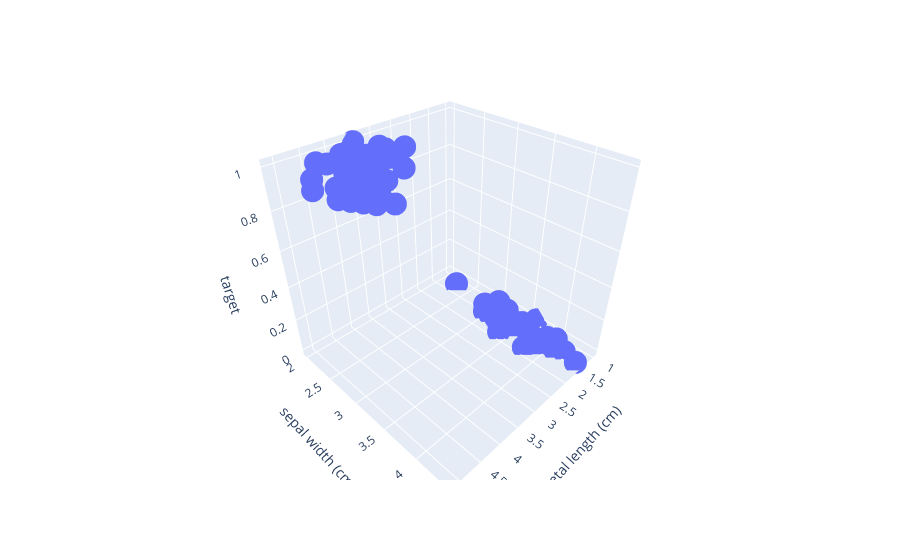

Notebook cell for this chart:
### Markdown cell above
# Examine the separation between classes using a scatter plot

- Sepal length along x-axis, sepal width along y-axis.

### Code cell
px.scatter_3d(df,x = df['petal length (cm)'] ,y = df['sepal width (cm)'],z=df['target'])

### Figure 1 — Plotly figure (JSON) as saved in the notebook; plotly's stock layout.template omitted (floating-point values rounded to 4 significant figures)
{"data": [{"hovertemplate": "petal length (cm)=%{x}<br>sepal width (cm)=%{y}<br>target=%{z}<extra></extra>", "legendgroup": "", "marker": {"color": "#636efa", "symbol": "circle"}, "mode": "markers", "name": "", "scene": "scene", "showlegend": false, "type": "scatter3d", "x": [1.4, 1.4, 1.3, 1.5, 1.4, 1.7, 1.4, 1.5, 1.4, 1.5, 1.5, 1.6, 1.4, 1.1, 1.2, 1.5, 1.3, 1.4, 1.7, 1.5, 1.7, 1.5, 1, 1.7, 1.9, 1.6, 1.6, 1.5, 1.4, 1.6, 1.6, 1.5, 1.5, 1.4, 1.5, 1.2, 1.3, 1.4, 1.3, 1.5, 1.3, 1.3, 1.3, 1.6, 1.9, 1.4, 1.6, 1.4, 1.5, 1.4, 4.7, 4.5, 4.9, 4, 4.6, 4.5, 4.7, 3.3, 4.6, 3.9, 3.5, 4.2, 4, 4.7, 3.6, 4.4, 4.5, 4.1, 4.5, 3.9, 4.8, 4, 4.9, 4.7, 4.3, 4.4, 4.8, 5, 4.5, 3.5, 3.8, 3.7, 3.9, 5.1, 4.5, 4.5, 4.7, 4.4, 4.1, 4, 4.4, 4.6, 4, 3.3, 4.2, 4.2, 4.2, 4.3, 3, 4.1], "y": [3.5, 3, 3.2, 3.1, 3.6, 3.9, 3.4, 3.4, 2.9, 3.1, 3.7, 3.4, 3, 3, 4, 4.4, 3.9, 3.5, 3.8, 3.8, 3.4, 3.7, 3.6, 3.3, 3.4, 3, 3.4, 3.5, 3.4, 3.2, 3.1, 3.4, 4.1, 4.2, 3.1, 3.2, 3.5, 3.6, 3, 3.4, 3.5, 2.3, 3.2, 3.5, 3.8, 3, 3.8, 3.2, 3.7, 3.3, 3.2, 3.2, 3.1, 2.3, 2.8, 2.8, 3.3, 2.4, 2.9, 2.7, 2, 3, 2.2, 2.9, 2.9, 3.1, 3, 2.7, 2.2, 2.5, 3.2, 2.8, 2.5, 2.8, 2.9, 3, 2.8, 3, 2.9, 2.6, 2.4, 2.4, 2.7, 2.7, 3, 3.4, 3.1, 2.3, 3, 2.5, 2.6, 3, 2.6, 2.3, 2.7, 3, 2.9, 2.9, 2.5, 2.8], "z": [0, 0, 0, 0, 0, 0, 0, 0, 0, 0, 0, 0, 0, 0, 0, 0, 0, 0, 0, 0, 0, 0, 0, 0, 0, 0, 0, 0, 0, 0, 0, 0, 0, 0, 0, 0, 0, 0, 0, 0, 0, 0, 0, 0, 0, 0, 0, 0, 0, 0, 1, 1, 1, 1, 1, 1, 1, 1, 1, 1, 1, 1, 1, 1, 1, 1, 1, 1, 1, 1, 1, 1, 1, 1, 1, 1, 1, 1, 1, 1, 1, 1, 1, 1, 1, 1, 1, 1, 1, 1, 1, 1, 1, 1, 1, 1, 1, 1, 1, 1]}], "layout": {"legend": {"tracegroupgap": 0}, "margin": {"t": 60}, "scene": {"domain": {"x": [0, 1], "y": [0, 1]}, "xaxis": {"title": {"text": "petal length (cm)"}}, "yaxis": {"title": {"text": "sepal width (cm)"}}, "zaxis": {"title": {"text": "target"}}}}}
